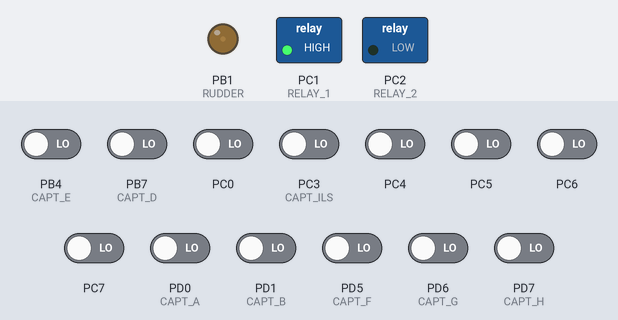
This program was run on a simulated ATmega8, built with avr-gcc and emulated at 8 MHz. Shown: switched loads named in the program (green lamp = pin HIGH), output pins drawn as LEDs (lit = HIGH). The inputs (shaded band) are chosen by the test bench; at power-on: PB4 (CAPT_E), PB7 (CAPT_D), PC0, PC3 (CAPT_ILS), PC4–7, PD0 (CAPT_A), PD1 (CAPT_B), PD5 (CAPT_F), PD6 (CAPT_G), PD7 (CAPT_H) LOW.

Above: at 1.8 s.
1.9 s: PD5 (CAPT_F) driven HIGH
At 3.0 s:
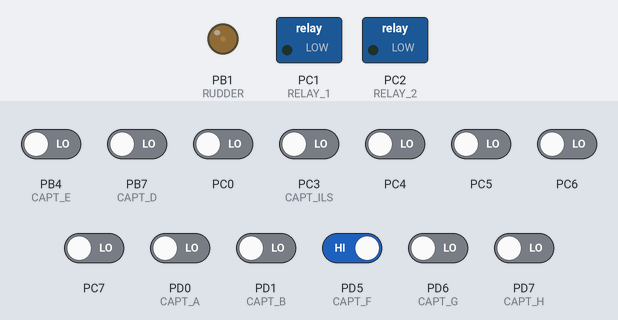
3.5 s: PD5 (CAPT_F) driven LOW
At 4.8 s:
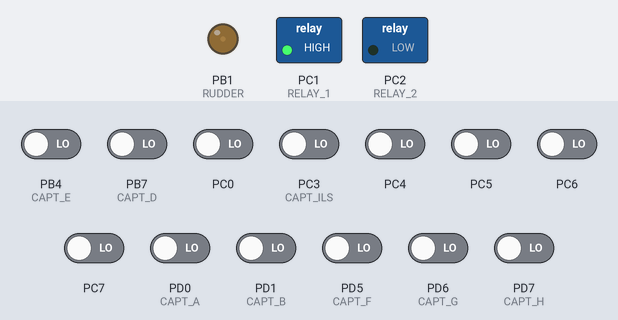
Timing chart, 0 to 6.5 s (numbered marks = the images above; inputs shaded):
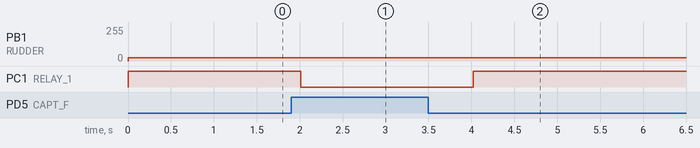

The program:

main.c
```c
//--------------------------------------------------------------------------
// Titre         : Bateau en navigation autonome
//--------------------------------------------------------------------------
// Fonction      : Permet au bateau de naviguer de façon totalement autonome en prenant en compte l'évitement d'obstacles
// Configuration :
//--------------------------------------------------------------------------
// Processeur    : ATmega8
// Fréquence	 : 3.6864 MHz
// Langage       : C
// Date          : 30.05.2011
// Version       : 0.4
// Auteurs       : Mathieu BOLO (<0.4) Julien HOLTZER (>0.4)
//--------------------------------------------------------------------------

//Inclusions des librairies nécéssaires au projet---------------------------
#include <avr/io.h>		//Registres AVR et définition des constantes
#include <util/delay.h>		//Librairie contenant les fonctions d'attente
#include <avr/interrupt.h>	//Librairie contenant les fonctions d'interruption

#include "soucoupe.h"


void inline PortInitialization()
{
	//PORTD: PD0,PD1,PD4,PD5,PD6,PD7 sont déclarés en entrée (capteurs infrarouges) / PD2,PD3 sont réservés pour INTERRUPTION
	DDRD |= 0b00000000;	//DDRD |= 0x00;

	//PORTC: PC1, PC2 sont déclarés en sortie (relais 1 & 2) / PC3 déclaré en entrée (capteur ILS)
	DDRC |=	0b00000110;	//DDRC |= 0x06;
	PORTC |= (1 << CAPT_ILS);		//On "push-pull" l'ILS (car on veut lui faire détecter une masse plutot qu'une tension --> moins de parasites, voire pas du tout)

	//PORTB: PB1 en sortie (variateur) / PB6 et PB7 en entrée (capteurs infrarouges)
	DDRB |= 0b00000010;	//DDRB |= 0x02;
}
//--------------------------------------------------------------------------


//Fonction TimerInitialization-------------------------------------------------------------
void inline TimerInitialization(int val)
{
	TCCR1A = _BV(COM1A1) | _BV(WGM11);
	TCCR1B = _BV(WGM13) | _BV(WGM12) | _BV(CS11);
	ICR1 = 2000;

	OCR1A = val;		//À 180 le variateur est arreté (STOP) / À 255, le variateur va en avant (AV) / À 105, le variateur va en arrière (ARR)

/*
	{Pas necessaire car déjà pris en compte dans PortInitialization()!}
	DDRB |= 0x02;		//Le port du variateur (PB1) doit être déclaré en sortie
*/

	//_delay_ms(3000);
}
//--------------------------------------------------------------------------


//Fonction MoveForward-------------------------------------------------------------faux
void MoveBack()
{
	//Aller en marche arrière, c'est inactiver RELAY_1 et activer RELAY_2
	PORTC &= (0 << RELAY_1);
	PORTC |= (1 << RELAY_2);
}
//--------------------------------------------------------------------------


//Fonction MoveForward-------------------------------------------------------------faux
void MoveForward()
{
	//Aller en marche avant, c'est inactiver RELAY_2 et activer RELAY_1
	PORTC &= (0 << RELAY_2);
	PORTC |= (1 << RELAY_1);
}
//--------------------------------------------------------------------------


//Fonction Stop-------------------------------------------------------------faux
void Stop()
{
	//Stopper dépend de la vitesse initiale du bateau.

	int relay1 = PINC & _BV(RELAY_1);		//Lecture de la patte RELAY_1
	int relay2 = PINC & _BV(RELAY_2);		//Lecture de la patte RELAY_2

	//Si le bateau avance (RELAY_1 en travail, RELAY_2 en repos), on donne un petit coup de marche arrière (RELAY_1 en repos, RELAY_2 en travail) pour arrêter sa progression
	if (relay1 == 1) {MoveBack(); _delay_ms(DELAY_STOP);}

	//Sinon si le bateau recule (RELAY_2 en travail, RELAY_1 en repos), on donne un petit coup de marche avant (RELAY_2 en repos, RELAY_1 en travail) pour arrêter sa progression
	else if (relay2 == 1) {MoveForward(); _delay_ms(DELAY_STOP);}

	//Puis on inactive RELAY_1 et RELAY_2
	PORTC &= (0 << RELAY_1) & (0 << RELAY_2);
}
//--------------------------------------------------------------------------


//Fonction Rotate-------------------------------------------------------------faux
void Rotate(int delay)
{
	PORTB |= (1 << RUDDER); _delay_ms(delay);		//On active la patte du gouvernail pendant le délai souhaité
	PORTB &= (0 << RUDDER);		//Puis on désactive la patte du gouvernail
}
//--------------------------------------------------------------------------


//Fonction TurnOnLeft-------------------------------------------------------------faux
void TurnOnLeft(int delay)
{
	OCR1A = LEFT;		//on change la fréquence de découpage du timer pour que l'interprétation faite par le second ATMEGA fasse que le gouvernail tourne à gauche
	Rotate(delay);
}
//--------------------------------------------------------------------------


//Fonction TurnOnRight-------------------------------------------------------------faux
void TurnOnRight(int delay)
{
	OCR1A = RIGHT;		//on change la fréquence de découpage du timer pour que l'interprétation faite par lesecond ATMEGA fasse que le gouvernail tourne à droite
	Rotate(delay);
}
//--------------------------------------------------------------------------


//Fonction GetSensorValues-------------------------------------------------------------
void GetSensorValues(int *ptr)
{
	ptr[0] = PIND & _BV(CAPT_A);
	ptr[1] = PIND & _BV(CAPT_B);
	ptr[2] = PIND & _BV(CAPT_C);
	ptr[3] = PINB & _BV(CAPT_D);
	ptr[4] = PINB & _BV(CAPT_E);
	ptr[5] = PIND & _BV(CAPT_F);
	ptr[6] = PIND & _BV(CAPT_G);
	ptr[7] = PIND & _BV(CAPT_H);
}
//--------------------------------------------------------------------------


//Scenario pour 0 capteurs activés---------------------------------------
void ScenarioFor0Sensors()
{
	MoveForward();
}
//--------------------------------------------------------------------------


//Scenario pour 1 capteur activé---------------------------------------
void ScenarioFor1Sensor(int tab[])
{
	//On cherche à savoir quel capteur a été activé en parcourant la liste des elements de tab[]
	int indice = 0;
	for (int i=0; i<NBR_CAPT;i++) {
		if (tab[i]==1) indice=i;
	}
	/*
	 * cf. GetSensorValues()
	 * Indice 0 --> CAPT_A
	 * Indice 1 --> CAPT_B
	 * Indice 2 --> CAPT_C
	 * Indice 3 --> CAPT_D
	 * Indice 4 --> CAPT_E
	 * Indice 5 --> CAPT_F
	 * Indice 6 --> CAPT_G
	 * Indice 7 --> CAPT_H
	*/

	if (indice>=0 && indice <=3) {		//Si l'indice est compris entre 0 et 3 (inclus), on tournera le gouvernail à gauche
		/*
		 * Le délai à appliquer pour la rotation dépend du capteur activé
		 * CAPT_A --> 90° babord (=2*DELAY_ROT)
		 * CAPT_B,CAPT_C,CAPT_D --> 45° babord (=DELAY_ROT)
		*/
		if (indice==0) {TurnOnLeft(2*DELAY_ROT); _delay_ms(DELAY_ECHAP); TurnOnRight(2*DELAY_ROT);}		//On tourne à gauche de 90° pendant un certain temps, puis on revient en position initiale
		else {TurnOnLeft(DELAY_ROT); _delay_ms(DELAY_ECHAP); TurnOnRight(DELAY_ROT);}		//On tourne à gauche de 45° pendant un certain temps, puis on revient en position initiale
	}

	else if (indice>=4 && indice <=7) {		//Sinon si l'indice est compris entre 4 et 7 (inclus), on tournera le gouvernail à droite
		/*
		 * Le délai à appliquer dépend du capteur activé
		 * CAPT_E --> 90° tribord (=2*DELAY_ROT)
		 * CAPT_F,CAPT_G,CAPT_H --> 45° tribord (=DELAY_ROT)
		*/
		if (indice==4) {TurnOnRight(2*DELAY_ROT); _delay_ms(DELAY_ECHAP); TurnOnLeft(2*DELAY_ROT);}		//On tourne à droite de 90° pendant un certain temps, puis on revient en position initiale
		else {TurnOnRight(DELAY_ROT); _delay_ms(DELAY_ECHAP); TurnOnLeft(DELAY_ROT);}		//On tourne à droite de 45° pendant un certain temps, puis on revient en position initiale
	}

}
//--------------------------------------------------------------------------


//Scenario pour 2 capteurs activés---------------------------------------
void ScenarioFor2Sensors(int tab[])
{
	//On cherche à savoir quels capteurs ont été activés en parcourant la liste des elements de tab[]
	int ind1 = -1;
	int ind2 = -1;
	for (int i=0; i<NBR_CAPT;i++) {
		if (tab[i]==1) {
			if (ind1!=-1) ind2=i;		//Si ind1 n'a plus sa valeur par defaut, alors c'est qu'il a été alimenté, donc on peut alimenter ind2
			else ind1=i;		//Sinon on alimente ind1;
		}
	}
	/*
	 * cf. GetSensorValues()
	 * Indice 0 --> CAPT_A
	 * Indice 1 --> CAPT_B
	 * Indice 2 --> CAPT_C
	 * Indice 3 --> CAPT_D
	 * Indice 4 --> CAPT_E
	 * Indice 5 --> CAPT_F
	 * Indice 6 --> CAPT_G
	 * Indice 7 --> CAPT_H
	*/

	if ((ind1==0 && ind2==1) || (ind1==0 && ind2==2) || (ind1==1 && ind2==7)) {
		Stop();		//On stoppe le bateau
		TurnOnLeft(3*DELAY_ROT);		//On tourne à babord de 135°
		MoveForward(); _delay_ms(DELAY_ECHAP);		//On s'échappe pendant un temps
		Stop();		//On stoppe à nouveau le bateau
		TurnOnRight(3*DELAY_ROT);		//On se remet en position initiale
		MoveForward();		//Et on repart...
	}

	else if ((ind1==1 && ind2==2) || (ind1==1 && ind2==3)) {
		Stop();		//On stoppe le bateau
		TurnOnLeft(2*DELAY_ROT);		//On tourne à babord de 90°
		MoveForward(); _delay_ms(DELAY_ECHAP);		//On s'échappe pendant un temps
		Stop();		//On stoppe à nouveau le bateau
		TurnOnRight(2*DELAY_ROT);		//On se remet en position initiale
		MoveForward();		//Et on repart...
	}

	else if ((ind1==2 && ind2==3) || (ind1==2 && ind2==4)) {
		Stop();		//On stoppe le bateau
		TurnOnLeft(1*DELAY_ROT);		//On tourne à babord de 45°
		MoveForward(); _delay_ms(DELAY_ECHAP);		//On s'échappe pendant un temps
		Stop();		//On stoppe à nouveau le bateau
		TurnOnRight(1*DELAY_ROT);		//On se remet en position initiale
		MoveForward();		//Et on repart...
	}

	else if ((ind1==0 && ind2==7) || (ind1==0 && ind2==6)) {
		Stop();		//On stoppe le bateau
		TurnOnRight(3*DELAY_ROT);		//On tourne à tribord de 135°
		MoveForward(); _delay_ms(DELAY_ECHAP);		//On s'échappe pendant un temps
		Stop();		//On stoppe à nouveau le bateau
		TurnOnLeft(3*DELAY_ROT);		//On se remet en position initiale
		MoveForward();		//Et on repart...
	}

	else if ((ind1==5 && ind2==7) || (ind1==6 && ind2==7)) {
		Stop();		//On stoppe le bateau
		TurnOnRight(2*DELAY_ROT);		//On tourne à tribord de 90°
		MoveForward(); _delay_ms(DELAY_ECHAP);		//On s'échappe pendant un temps
		Stop();		//On stoppe à nouveau le bateau
		TurnOnLeft(2*DELAY_ROT);		//On se remet en position initiale
		MoveForward();		//Et on repart...
	}

	else if ((ind1==5 && ind2==6) || (ind1==4 && ind2==6)) {
		Stop();		//On stoppe le bateau
		TurnOnRight(1*DELAY_ROT);		//On tourne à tribord de 45°
		MoveForward(); _delay_ms(DELAY_ECHAP);		//On s'échappe pendant un temps
		Stop();		//On stoppe à nouveau le bateau
		TurnOnLeft(1*DELAY_ROT);		//On se remet en position initiale
		MoveForward();		//Et on repart...
	}
}
//--------------------------------------------------------------------------


//Scenario pour 3 capteurs activés (ou plus)---------------------------------------
void ScenarioFor3Sensors()
{
	Stop();		//On stoppe le bateau
}
//--------------------------------------------------------------------------


/*
//Fontion PositionInitialization---------------------------------------
void PositionInitialization()
{
	//On fait varier la position du gouvernail de gauche à droite en augmentant le temps de rotation, tant que l'ILS n'est pas activé
	int delay = 0;
	int sens = LEFT;
	while ((PINC & _BV(CAPT_ILS))!=0) {
		delay += DELAY_POSITION;
		switch (sens) {
		case LEFT :
			TurnOnLeft(delay);
			sens = RIGHT;
			_delay_ms(100);
			break;

		case RIGHT :
			TurnOnRight(delay);
			sens = LEFT;
			_delay_ms(100);
			break;
		}
	}
}
*/


//Fonction Main-------------------------------------------------------------
int main(void)
{
	TimerInitialization(ORIGIN);		//Initialisation du timer (qui va permettre la rotation du gouvernail selon le creneau envoyé au second ATMEGA)
	PortInitialization();		//Initialisation des ports pour l'ATMEGA8

/*
	{Pas necessaire car beaucoup trop aleatoire!}
	PositionInitialization();		//Initlialisation de la position originale du bateau
*/

	while (1) {

		//Initialisation d'un tableau de (8) bits contenant les valeurs de nos capteurs infrarouges
		int tab[NBR_CAPT];
		GetSensorValues(tab);

		/*

		// On compte alors le nombre capteurs infrarouges activés (--> 1 capteur infrarouge activé possède une valeur à 0)
		int cpt=0;
		for(int i=0;i<NBR_CAPT;i++) {
			if (tab[i]==0) cpt++;
		}

		if(cpt >= 3) ScenarioFor3Sensors();		//Si 3 capteurs (au moins) sont activés, on déclenche le scenario associé
		else if(cpt == 2) ScenarioFor2Sensors(tab);		//Sinon si 2 capteurs (et seulement 2) sont activés, on déclenche le scenario associé
		else if(cpt == 1) ScenarioFor1Sensor(tab);		//Sinon si 1 capteur (et seulement 1) est activé, on déclenche le scenario associé
		else if(cpt == 0) ScenarioFor0Sensors();		//Sinon, aucun capteur n'est activé, on déclenche le scenario associé

		*/

		if (tab[5])
		{
			Stop();
		} else {

			MoveForward();
		}


		_delay_ms(DELAY_LOOP);
	}

	return 0;
}
//--------------------------------------------------------------------------
```

soucoupe.h
```c
//--------------------------------------------------------------------------

//#define 	F_CPU 3686400	//Fréquence de fonctionnement de la carte myAVR
#define NBR_CAPT	8	//version pour logic de lecture des capteurs ????????????????????????????????????????????????????????????????????????
#define	CAPT_A	PD0
#define	CAPT_B	PD1
#define	CAPT_E	PD4
#define	CAPT_F	PD5
#define	CAPT_G	PD6
#define	CAPT_H	PD7
#define	CAPT_C	PB6
#define	CAPT_D	PB7

#define	RELAY_1	PC1  //gouvernail
#define	RELAY_2	PC2  //Gouvernail
#define	CAPT_ILS	PC3  //detecteur de position central gouvernail ( tres moyen a revoir)

#define	RUDDER	PB1  // signal de 1 a 2 ms pour avant et arr plus vitesse.ocr a 255 avant toute,a 180 arret,a 105 arr toute

#define DELAY_ECHAP	2000		//DELAY_ECHAP correpond au temps necéssaire pour contourner un obstacle
#define DELAY_POSITION	200		//DELAY_POSITION correspond au delai proposé pour rechercher la présence du capteur ILS et ainsi définir la position originale du gouvernail du bateau
#define DELAY_LOOP	1000		//DELAY_LOOP correspond à la fréquence de lancement de la boucle du "main"
#define DELAY_ROT	3000		//DELAY_ROT correspond au temps necéssaire pour une rotation du gouvernail de 45° (p/8)
#define DELAY_ARR	3000		//DELAY_ARR correspond au temps durant lequel le bateau va effectuer une marche arrière
#define DELAY_STOP	500			//DELAY_STOP correspond au temps nécessaire d'une propulsion inverse pour permettre l'arrêt du bateau (Si le bateau va en avant, toujours plein gaz, DELAY_STOP est le temps qu'il faudra permettre pour une propulsion arrière afin que le bateau se stoppe)
//TODO: trouver une formule mathématiques qui determine le temps nécéssaire de déclenchement d'une propulsion inverse, afin de stopper le bateau, et ce par rapport à sa vitesse initiale

#define LEFT	255		//Inclinaison du gouvernail à babord (gauche)       faux a revoir
#define RIGHT	100		//Inclinaison du gouvernail à tribord (droite)      faux a revoir
#define	ORIGIN	180		//Inclinaison du gouvernail par défaut (tout droit) faux a revoir

//--------------------------------------------------------------------------

void inline PortInitialization(void);

void inline TimerInitialization(int);

void MoveBack(void);

void MoveForward(void);

void Stop(void);

void Rotate(int);

void TurnOnLeft(int);

void GetSensorValues(int *);

void ScenarioFor3Sensors(void);

void ScenarioFor1Sensor(int tab[]);
```

Measured:
- after the input at 1.9 s, PC1 (RELAY_1): HIGH → LOW after 0.11 s
- after the input at 3.5 s, PC1 (RELAY_1): LOW → HIGH after 0.52 s
